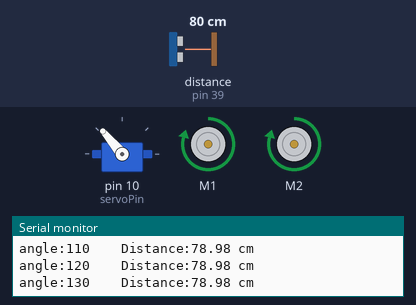
The sketch below on a simulated Arduino Mega 2560, built with avr-gcc and run on an emulated ATmega2560. On the bench: servo, 2 × DC motor (green arrow = forward, orange = backward, longer = faster), the last lines printed to the serial monitor. Wiring (inferred from the names in the program): ultrasonic range finder: trigger pin 38; echo pin 39. The inputs (shaded band) are chosen by the test bench; at power-on: distance to the obstacle (sensor on pin 39) 80 cm. The echo pulse lasts 58.3 µs per cm.

Above: at 1.2 s.
1.3 s: distance to the obstacle (sensor on pin 39) set to 34 cm
At 1.4 s:
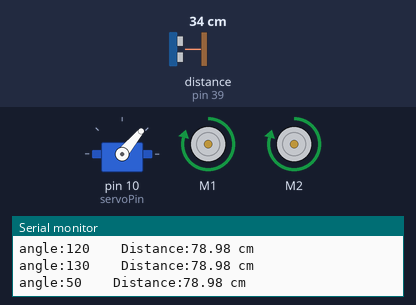
4.3 s: distance to the obstacle (sensor on pin 39) set to 31 cm
At 5.1 s:
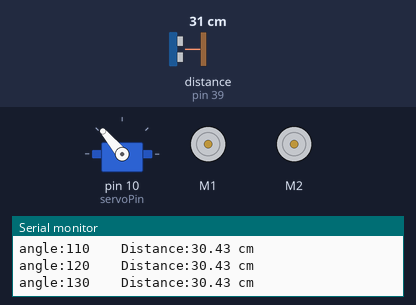
At 6.4 s:
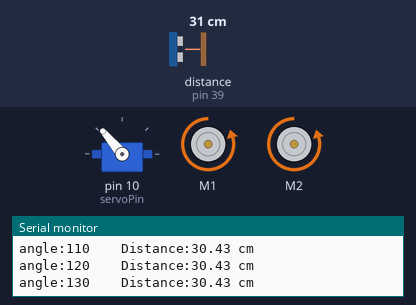
7.3 s: distance to the obstacle (sensor on pin 39) set to 9 cm
10.3 s: distance to the obstacle (sensor on pin 39) set to 18 cm
13.3 s: distance to the obstacle (sensor on pin 39) set to 35 cm
16.3 s: distance to the obstacle (sensor on pin 39) set to 2 cm
At 19.5 s:
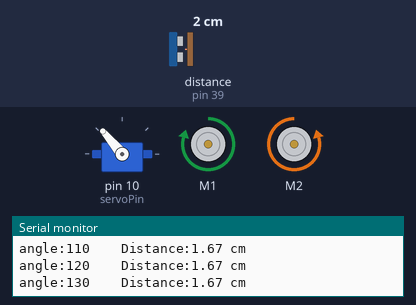
Timing chart, 0 to 20.3 s (numbered marks = the images above; inputs shaded):
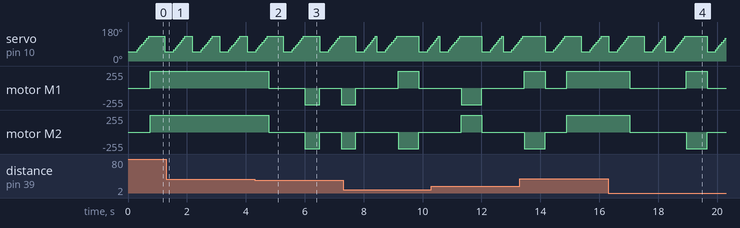

Measured:
- the behaviour switches between 32 and 31 cm on distance to the obstacle (sensor on pin 39) (found by bisection; images 1 and 2)
- after the input at 4.3 s, motor M1, motor M2: forward 250/255 → stopped after 0.48 s, → backward 250/255 1.2 s later, → stopped 0.50 s later, → backward 250/255 0.73 s later
- after the input at 16.3 s, motor M1: forward 250/255 → stopped after 0.73 s, → forward 250/255 1.9 s later, → stopped 0.70 s later; motor M2: forward 250/255 → stopped after 0.73 s, → backward 250/255 1.9 s later, → stopped 0.70 s later

The sketch:

auto-pilot-car.ino
```cpp
//プロジェクト名：Arduino超音波センサー搭載自動制御ロボットカー
// 開発者：大好洪史
// 開発日：08/02/2023~08/17/2023
// 使用言語：C++
// Status：Complete


#include <Servo.h>
#include <AFMotor.h>
#define echoPin 39 // Echo Pin
#define trigPin 38 // Trigger Pin
#define servoPin 10 //servo Pin
#define point 30 //距離の基準

double Duration = 0; //受信した間隔
double Distance[9]; //距離 50°から130までの距離を10°ずつに9個の値を格納

Servo myservo;

AF_DCMotor motorleft(1);
AF_DCMotor motorright(2);

int pos[9]={50,60,70,80,90,100,110,120,130};  //サーボの角度　50°から130°までの9個値を格納

int i=0;  //角度のカウント関数

int N=0;   //90°の時の値
int R=0;   //60°の時の値
int R1=0;  //80°の時の値
int L=0;   //120°の時の値
int L1=0;  //100°の時の値

int q=0;   //状態関数　q=0->静止　q=1->直進

void setup() {
  Serial.begin( 9600 );

  myservo.attach(servoPin);

  motorleft.setSpeed(250);
  motorleft.run(RELEASE);
  motorright.setSpeed(250);
  motorright.run(RELEASE);

  pinMode( echoPin, INPUT );
  pinMode( trigPin, OUTPUT );
}

void loop() {


  for (i=0; i<=8; i++){  //カウンタ関数を進めて配列に格納
    myservo.write(pos[i]);     //サーボを回転
    digitalWrite(trigPin, LOW);
    delayMicroseconds(2);
    digitalWrite( trigPin, HIGH ); //超音波を出力
    delayMicroseconds( 10 ); //
    digitalWrite( trigPin, LOW );
    Duration = pulseIn( echoPin, HIGH ); //センサからの入力
    if (Duration > 0) {
      Duration = Duration/2; //往復距離を半分にする
      Distance[i] = Duration*340*100/1000000; // 音速を340m/sに設定

      //評価する3つの値をそれぞれ格納
      N=Distance[4];
      R=Distance[1];
      L=Distance[7];
      R1=Distance[3];
      L1=Distance[5];

      Serial.print("angle:");
      Serial.print(pos[i]);
      Serial.print("    ");
      Serial.print("Distance:");
      Serial.print(Distance[i]);
      Serial.println(" cm");

      if(i==0) delay(300);   //50°から130°までは距離があるため
      else delay(50);
    }
  }

  switch(q){
    case 0 :
      if(point<N&&point<R1&&point<L1){

      motorleft.run(FORWARD);
      motorright.run(FORWARD);
      q=1;  //状態
      delay(500);
      }

      else if(N<point&&L>R){
        q=2;
      }

      else if(N<point&&R>=L){
        q=5;
      }

      else{
        motorleft.run(BACKWARD);
        motorright.run(BACKWARD);
        delay(500);
        motorleft.run(RELEASE);
        motorright.run(RELEASE);
      }
      break;

  case 1 :
    if(point<N&&point<R1&&point<L1){
      motorleft.run(FORWARD);
      motorright.run(FORWARD);
      delay(200);
    }

    else if(point>=N||point>=R1||point>=L1){
      motorleft.run(RELEASE);
      motorright.run(RELEASE);
      q=0;
      delay(500);
    }
    break;

  case 2 :     //左回転

    motorright.run(FORWARD);
    motorleft.run(BACKWARD);
    delay(700);
    motorright.run(RELEASE);
    motorleft.run(RELEASE);
    q=0;
    break;

  case 5 :   //右回転

    motorleft.run(FORWARD);
    motorright.run(BACKWARD);
    delay(700);
    motorleft.run(RELEASE);
    motorright.run(RELEASE);
    q=0;
    break;

  default :
    motorleft.run(BACKWARD);
    motorright.run(BACKWARD);
    delay(1000);
    motorleft.run(RELEASE);
    motorright.run(RELEASE);
    q=0;
    break;
  }

}
```
